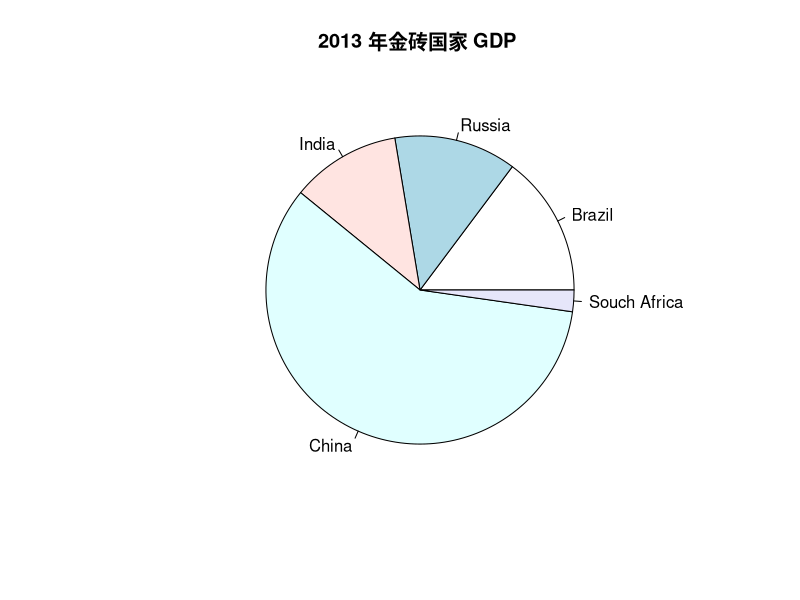

This figure's R source:
countries <- c("Brazil", "Russia", "India", "China", "Souch Africa")
GDP <- c(23920, 20790, 18618, 94906, 3660)
pie(GDP, labels = countries, main = "2013 年金砖国家 GDP ")
